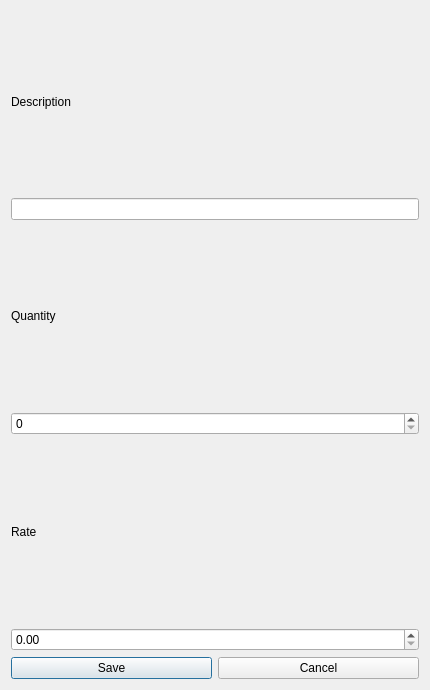
<?xml version="1.0" encoding="UTF-8"?>
<ui version="4.0">
 <class>AddItemDialog</class>
 <widget class="QDialog" name="AddItemDialog">
  <property name="geometry">
   <rect>
    <x>0</x>
    <y>0</y>
    <width>430</width>
    <height>690</height>
   </rect>
  </property>
  <property name="windowTitle">
   <string>Add Item</string>
  </property>
  <layout class="QVBoxLayout" name="verticalLayout">
   <item>
    <layout class="QVBoxLayout" name="formLayout">
     <item>
      <widget class="QLabel" name="labelDescription">
       <property name="text">
        <string>Description</string>
       </property>
      </widget>
     </item>
     <item>
      <widget class="QLineEdit" name="lineEditItemName"/>
     </item>
     <item>
      <widget class="QLabel" name="labelQuantity">
       <property name="text">
        <string>Quantity</string>
       </property>
      </widget>
     </item>
     <item>
      <widget class="QSpinBox" name="spinBoxQuantity"/>
     </item>
     <item>
      <widget class="QLabel" name="labelRate">
       <property name="text">
        <string>Rate</string>
       </property>
      </widget>
     </item>
     <item>
      <widget class="QDoubleSpinBox" name="doubleSpinBoxPrice"/>
     </item>
    </layout>
   </item>
   <item>
    <layout class="QHBoxLayout" name="buttonLayout">
     <item>
      <widget class="QPushButton" name="btnSave">
       <property name="text">
        <string>Save</string>
       </property>
      </widget>
     </item>
     <item>
      <widget class="QPushButton" name="btnCancel">
       <property name="text">
        <string>Cancel</string>
       </property>
      </widget>
     </item>
    </layout>
   </item>
  </layout>
 </widget>
 <resources/>
 <connections/>
</ui>
